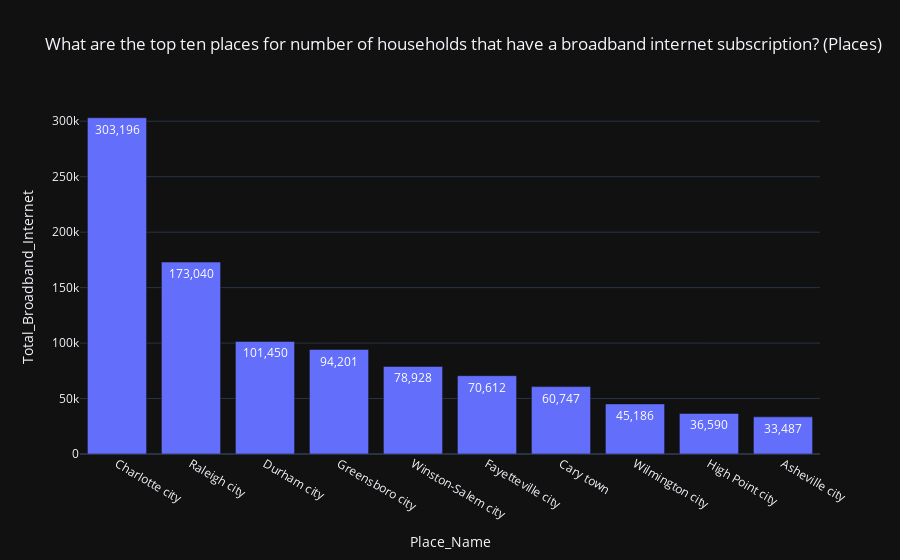

Write notebook code for a chart like this one.
### Code cell
fig = px.bar(top_internet,
             x="Place_Name",
             y="Total_Broadband_Internet",
             template="plotly_dark",
             title="What are the top ten places for number of households that have a broadband internet subscription? (Places)",
             text='Total_Broadband_Internet'
             )
fig.update_traces(textposition="auto", texttemplate="%{text:,.0f}")
fig.show()

### Figure 1 — Plotly figure (JSON) as saved in the notebook; plotly's stock layout.template omitted (floating-point values rounded to 4 significant figures)
{"data": [{"alignmentgroup": "True", "hovertemplate": "Place_Name=%{x}<br>Total_Broadband_Internet=%{text}<extra></extra>", "legendgroup": "", "marker": {"color": "#636efa", "pattern": {"shape": ""}}, "name": "", "offsetgroup": "", "orientation": "v", "showlegend": false, "text": [303200.0, 173000.0, 101400.0, 94200.0, 78930.0, 70610.0, 60750.0, 45190.0, 36590.0, 33490.0], "textposition": "auto", "x": ["Charlotte city", "Raleigh city", "Durham city", "Greensboro city", "Winston-Salem city", "Fayetteville city", "Cary town", "Wilmington city", "High Point city", "Asheville city"], "xaxis": "x", "y": [303196, 173040, 101450, 94201, 78928, 70612, 60747, 45186, 36590, 33487], "yaxis": "y", "type": "bar", "texttemplate": "%{text:,.0f}"}], "layout": {"xaxis": {"anchor": "y", "domain": [0.0, 1.0], "title": {"text": "Place_Name"}}, "yaxis": {"anchor": "x", "domain": [0.0, 1.0], "title": {"text": "Total_Broadband_Internet"}}, "legend": {"tracegroupgap": 0}, "title": {"text": "What are the top ten places for number of households that have a broadband internet subscription? (Places)"}, "barmode": "relative"}}
